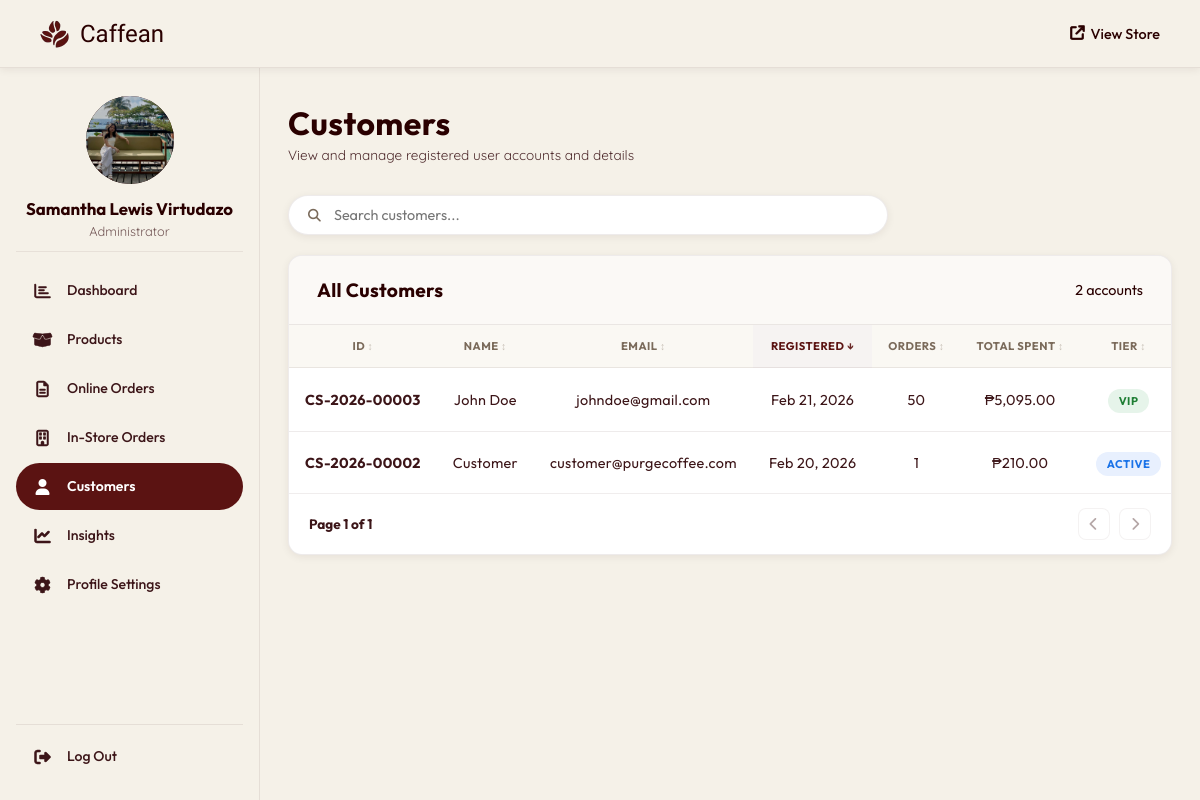
The page /admin/customers.php (signed in) on the database its author committed.
### tables this page shows
CREATE TABLE `users` (
  `user_id` int(11) NOT NULL,
  `full_name` varchar(100) NOT NULL,
  `email` varchar(100) NOT NULL,
  `mobile_number` varchar(15) DEFAULT NULL,
  `profile_image` varchar(255) DEFAULT NULL,
  `house_unit` varchar(100) DEFAULT NULL,
  `street_name` varchar(100) DEFAULT NULL,
  `barangay` varchar(100) DEFAULT NULL,
  `city_municipality` varchar(100) DEFAULT NULL,
  `province` varchar(100) DEFAULT NULL,
  `zip_code` varchar(10) DEFAULT NULL,
  `password` varchar(255) NOT NULL,
  `role` enum('admin','customer') DEFAULT 'customer',
  `created_at` timestamp NOT NULL DEFAULT current_timestamp()
);

### admin/customers.php (the view, shortened to what this page needs)
<?php
require_once '../php/db_connection.php';
function fmt_id($prefix, $id, $date_str = null)
{
  $year = $date_str ? date('Y', strtotime($date_str)) : date('Y');
  return $prefix . '-' . $year . '-' . str_pad($id, 5, '0', STR_PAD_LEFT);
}
$customers_result = mysqli_query(
  $conn,
  "SELECT u.*,
     COUNT(DISTINCT o.order_id)       AS total_orders,
     COALESCE(SUM(CASE
       WHEN o.is_kiosk = 1 AND o.payment_method = 'Pay at the counter (Cash)' AND o.status IN ('processing','completed') THEN o.total_amount
       WHEN o.is_kiosk = 1 AND o.payment_method != 'Pay at the counter (Cash)' AND o.status IN ('processing','completed') THEN o.total_amount
       WHEN COALESCE(o.is_kiosk,0) = 0 AND o.payment_method = 'Cash on Delivery' AND o.status = 'completed' THEN o.total_amount
       WHEN COALESCE(o.is_kiosk,0) = 0 AND o.payment_method != 'Cash on Delivery' AND o.status IN ('processing','completed') THEN o.total_amount
       ELSE 0 END), 0) AS total_spent
     FROM users u
     LEFT JOIN orders o ON u.user_id = o.user_id
     WHERE u.role = 'customer'
     GROUP BY u.user_id
     ORDER BY u.created_at DESC"
);
$total_customers = mysqli_num_rows($customers_result);
$customers_arr = [];
mysqli_data_seek($customers_result, 0);
while ($c = mysqli_fetch_assoc($customers_result)) {
  $c['fmt_id'] = fmt_id('CS', $c['user_id'], $c['created_at']);
  $customers_arr[] = $c;
}
include 'includes/header.php';
?>
<div class="page-header">
  <div class="page-header-text">
    <h1>Customers</h1>
    <p>View and manage registered user accounts and details</p>
  </div>
</div>
<div class="toolbar">
  <div class="search-box">
    <span class="search-icon"><i class="fas fa-search"></i></span>
    <input type="text" id="customersSearch" placeholder="Search customers..." />
  </div>
</div>
<div class="card">
  <div class="card-header">
    <h2>All Customers</h2>
    <span class="card-count"><?= $total_customers ?> account<?= $total_customers !== 1 ? 's' : '' ?></span>
  </div>
  <table class="admin-table" id="customersTable">
    <thead>
      <tr>
        <th data-sort="number">ID</th>
        <th data-sort="text">Name</th>
        <th data-sort="text">Email</th>
        <th data-sort="date">Registered</th>
        <th data-sort="number">Orders</th>
        <th data-sort="number">Total Spent</th>
        <th data-sort="status">Tier</th>
      </tr>
    </thead>
    <tbody>
      <?php if ($total_customers === 0): ?>
        <tr class="empty-row">
          <td colspan="8">
            <div class="empty-state">
              <i class="fas fa-users"></i>
              <p>No customers found.</p>
            </div>
          </td>
        </tr>
      <?php else: ?>
        <?php foreach ($customers_arr as $c): ?>
          <tr>
            <td class="td-id"><?= fmt_id('CS', $c['user_id'], $c['created_at']) ?></td>
            <td><?= htmlspecialchars($c['full_name']) ?></td>
            <td><?= htmlspecialchars($c['email']) ?></td>
            <td><?= date('M d, Y', strtotime($c['created_at'])) ?></td>
            <td><?= $c['total_orders'] ?></td>
            <td>&#8369;<?= number_format($c['total_spent'], 2) ?></td>
            <td>
              <?php if ($c['total_spent'] > 5000): ?>
                <span class="badge badge-completed">VIP</span>
              <?php elseif ($c['total_orders'] > 0): ?>
                <span class="badge badge-processing">Active</span>
              <?php else: ?>
                <span class="badge badge-pending">New</span>
              <?php endif; ?>
            </td>
          </tr>
        <?php endforeach; ?>
      <?php endif; ?>
    </tbody>
  </table>
  <div id="customersTable-pagination" class="admin-pagination">
    <span class="page-info">Page 1 of 1</span>
    <div class="page-btns">
      <button class="btn-page btn-prev"><i class="fas fa-chevron-left"></i></button>
      <button class="btn-page btn-next"><i class="fas fa-chevron-right"></i></button>
    </div>
  </div>
</div>
<?php include 'includes/footer.php'; ?>

### admin/includes/header.php (shortened to what this page needs)
<?php
$admin_name    = isset($_SESSION['full_name']) ? htmlspecialchars($_SESSION['full_name']) : 'Admin';
$admin_initial = strtoupper(substr($admin_name, 0, 1));
$current_page  = basename($_SERVER['PHP_SELF']);
$admin_avatar_src = '';
if (isset($_SESSION['user_id'])) {
    $a_stmt = mysqli_prepare($conn, "SELECT profile_image, email FROM users WHERE user_id = ?");
    mysqli_stmt_bind_param($a_stmt, 'i', $_SESSION['user_id']);
    mysqli_stmt_execute($a_stmt);
    $a_row = mysqli_fetch_assoc(mysqli_stmt_get_result($a_stmt));
    if (!empty($a_row['profile_image'])) {
        $admin_avatar_src = BASE_URL . '/' . htmlspecialchars($a_row['profile_image']);
    }
}
$page_css_map = [
    'dashboard.php'        => 'dashboard.css',
    'products.php'         => 'products.css',
    'orders.php'           => 'orders.css',
    'instore_orders.php'   => 'orders.css',
    'customers.php'        => 'customers.css',
    'insights.php'         => 'dashboard.css',
    'profile_settings.php' => null,
];
$page_css_file = $page_css_map[$current_page] ?? null;
?>
<!DOCTYPE html>
<html lang="en">
<head>
  <link rel="stylesheet" href="<?= BASE_URL ?>/admin/assets/css/admin.css?v=<?= time() ?>" />
  <?php if ($page_css_file): ?>
    <link rel="stylesheet" href="<?= BASE_URL ?>/admin/assets/css/<?= $page_css_file ?>?v=<?= time() ?>" />
  <?php endif; ?>
  <link rel="stylesheet" href="https://cdnjs.cloudflare.com/ajax/libs/font-awesome/6.4.0/css/all.min.css" />
  <link rel="stylesheet" href="https://cdn.jsdelivr.net/npm/bootstrap-icons@1.11.3/font/bootstrap-icons.min.css" />
</head>
<body>
  <nav class="admin-navbar">
    <div class="admin-nav-inner">
      <a href="<?= BASE_URL ?>/admin/dashboard.php" class="admin-brand">
        <img src="<?= BASE_URL ?>/images/coffee_beans_logo.png" alt="Caffean" />
        <span>Caffean</span>
      </a>
      <div class="nav-right">
        <a href="<?= BASE_URL ?>/" target="_blank" class="btn-ghost">
          <i class="fas fa-arrow-up-right-from-square"></i> View Store
        </a>
      </div>
    </div>
  </nav>
  <div class="admin-body">
    <aside class="admin-sidebar">
      <div class="admin-sidebar-profile">
        <div class="admin-avatar-wrap">
          <?php if ($admin_avatar_src): ?>
            <img src="<?= $admin_avatar_src ?>" alt="Profile" class="admin-sidebar-avatar" id="adminAvatarPreview" />
          <?php else: ?>
            <div class="admin-sidebar-avatar" id="adminAvatarInitial"><?= $admin_initial ?></div>
          <?php endif; ?>
        </div>
        <div class="admin-sidebar-info">
          <h2><?= $admin_name ?></h2>
          <p>Administrator</p>
        </div>
      </div>
      <ul class="sidebar-nav">
        <li>
          <a href="<?= BASE_URL ?>/admin/dashboard.php"
            <?= $current_page === 'dashboard.php' ? 'class="active"' : '' ?>>
            <span class="snav-icon">
              <i class="far fa-chart-bar snav-ic-out"></i>
            </span>
            <span class="snav-text">Dashboard</span>
          </a>
        </li>
        <li>
          <a href="<?= BASE_URL ?>/admin/products.php"
            <?= $current_page === 'products.php' ? 'class="active"' : '' ?>>
            <span class="snav-icon">
              <i class="fas fa-box-open snav-ic-out"></i>
            </span>
            <span class="snav-text">Products</span>
          </a>
        </li>
        <li>
          <a href="<?= BASE_URL ?>/admin/orders.php"
            <?= $current_page === 'orders.php' ? 'class="active"' : '' ?>>
            <span class="snav-icon">
              <i class="far fa-file-lines snav-ic-out"></i>
            </span>
            <span class="snav-text">Online Orders</span>
          </a>
        </li>
        <li>
          <a href="<?= BASE_URL ?>/admin/instore_orders.php"
            <?= $current_page === 'instore_orders.php' ? 'class="active"' : '' ?>>
            <span class="snav-icon">
              <i class="far fa-building snav-ic-out"></i>
            </span>
            <span class="snav-text">In-Store Orders</span>
          </a>
        </li>
        <li>
          <a href="<?= BASE_URL ?>/admin/customers.php"
            <?= $current_page === 'customers.php' ? 'class="active"' : '' ?>>
            <span class="snav-icon">
              <i class="fas fa-user snav-ic-fill"></i>
            </span>
            <span class="snav-text">Customers</span>
          </a>
        </li>
        <li>
          <a href="<?= BASE_URL ?>/admin/insights.php"
            <?= $current_page === 'insights.php' ? 'class="active"' : '' ?>>
            <span class="snav-icon">
              <i class="fas fa-chart-line snav-ic-out"></i>
            </span>
            <span class="snav-text">Insights</span>
          </a>
        </li>
        <li>
          <a href="<?= BASE_URL ?>/admin/profile_settings.php"
            <?= $current_page === 'profile_settings.php' ? 'class="active"' : '' ?>>
            <span class="snav-icon">
              <i class="fas fa-gear snav-ic-out"></i>
            </span>
            <span class="snav-text">Profile Settings</span>
          </a>
        </li>
      </ul>
      <div class="sidebar-logout">
        <a href="<?= BASE_URL ?>/php/logout.php" class="sidebar-logout-btn">
          <span class="snav-icon">
            <i class="fas fa-right-from-bracket"></i>
          </span>
          <span class="snav-text">Log Out</span>
        </a>
      </div>
    </aside>
    <main class="admin-wrapper">

### admin/includes/header.php (style rules this page uses)
.admin-table th[data-sort]::after { content: ' ↕'; font-size: 0.65rem; opacity: 0.4; }
.admin-table th[data-sort].sort-desc::after { content: ' ↓'; opacity: 0.9; }

### rows shown on the page
users: profile_image (picture)
users: fmt_id('CS', $c['user_id'], $c['created_at']) "CS-2026-00003", full_name "John Doe", email "johndoe@gmail.com", created_at "Feb 21, 2026", total_orders "50", total_spent "5,095.00", shows "VIP"
users: fmt_id('CS', $c['user_id'], $c['created_at']) "CS-2026-00002", full_name "Customer", email "customer@purgecoffee.com", created_at "Feb 20, 2026", total_orders "1", total_spent "210.00", shows "ACTIVE"

### other values the page prints
$admin_name "Samantha Lewis Virtudazo"
$total_customers "2"
